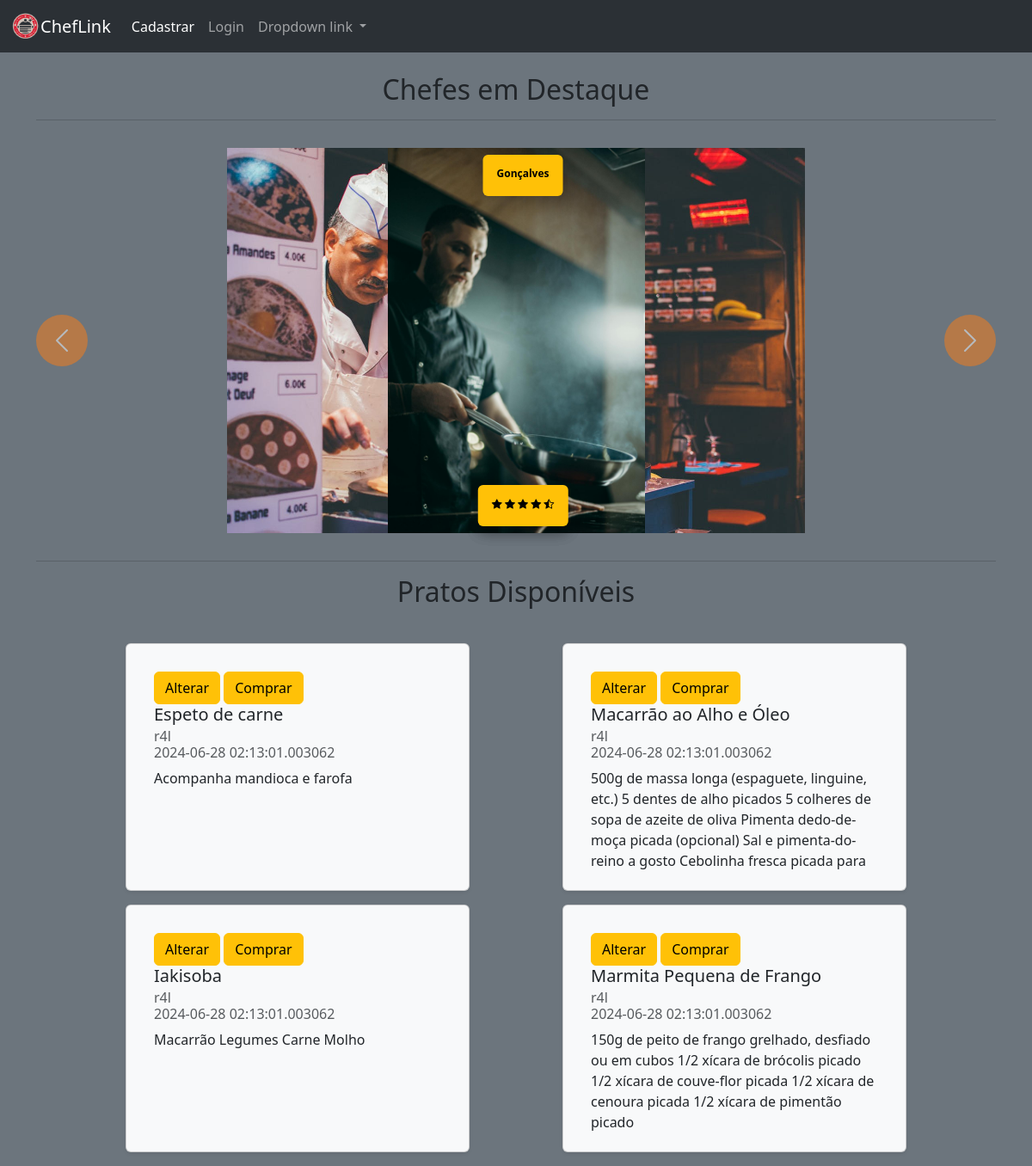
Before: / with the older database file.
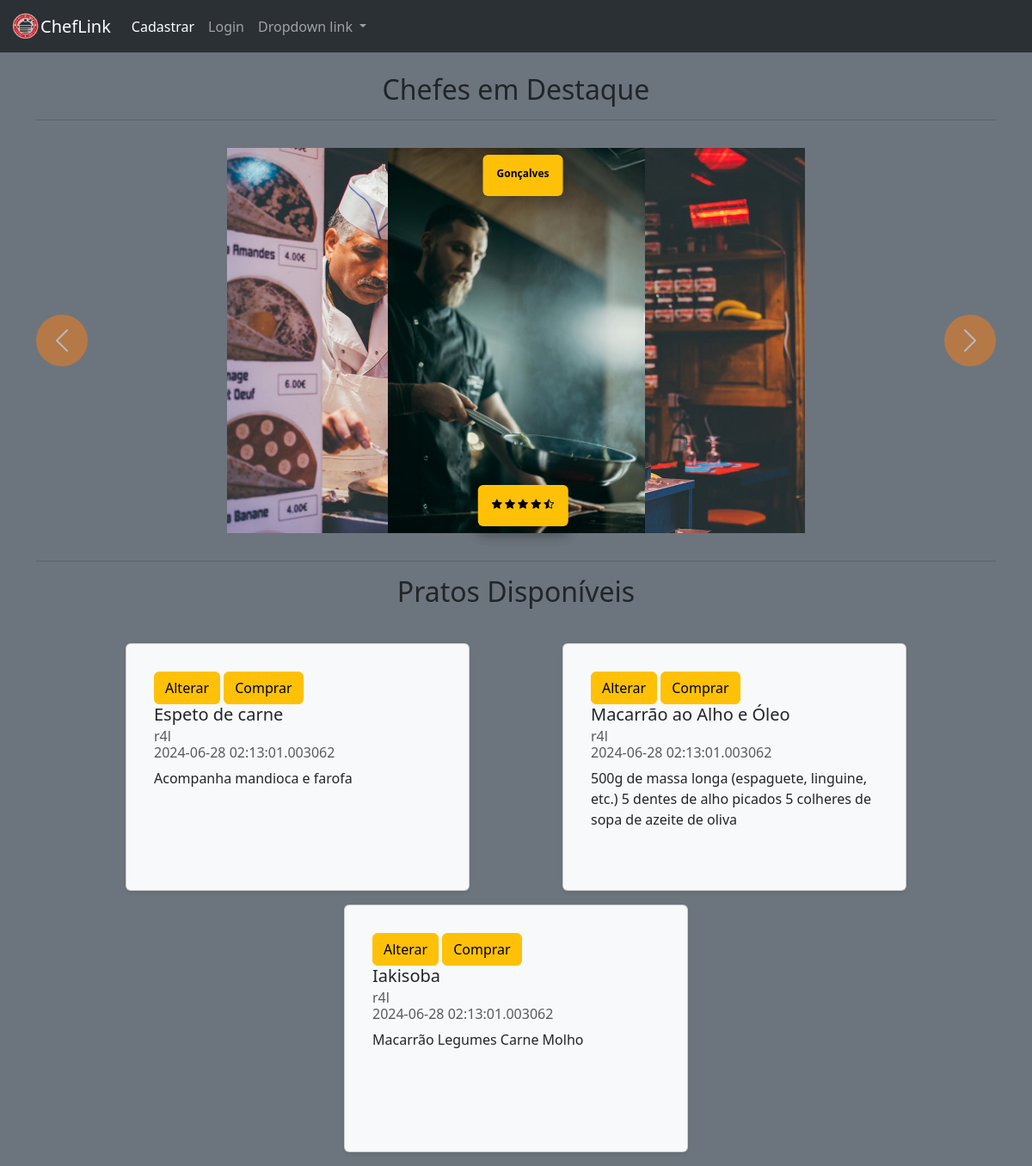
After: the same page with the newer database file.
### models.py (models this page shows)
class UserPostModel(db.Model):
    id = mapped_column(Integer,autoincrement=True,primary_key=True)
    title = mapped_column(String(30),nullable=False)
    author = mapped_column(String(30),nullable=False)
    slug = mapped_column(String(30),nullable=False)
    content = mapped_column(Text,nullable=False)
    date_posted = mapped_column(DateTime,default=datetime.utcnow())

### routes.py (the view)
@app.route('/')
def index():
    posts = UserPostModel.query.all()
    return render_template('index.html',posts=posts)

### templates/index.html (shortened to what this page needs)
{%extends "base.html"%}
{%block body%}
<br>
<h2 class="text-center">Chefes em Destaque</h2>
<div class="container">
    <hr>
    {%include "components/carrossel.html"%}
    <hr>
</div>
<h2 class="text-center">Pratos Disponíveis</h2>
<div class="container d-flex flex-row mb-3 gap-2 flex-wrap align-items-center">
    <br>
    {%include "components/post.html"%}
</div>
{%endblock%}

### templates/base.html (shortened to what this page needs)
<!DOCTYPE html>
<html lang="pt-br">
<head>
    <link href="https://cdn.jsdelivr.net/npm/bootstrap@5.3.3/dist/css/bootstrap.min.css" rel="stylesheet"
>
    <link rel="stylesheet" href="https://cdn.jsdelivr.net/npm/bootstrap-icons@1.11.3/font/bootstrap-icons.min.css">
</head>
<body class="bg-secondary">
    {%include "components/navbar.html"%}
    {%block body%} {%endblock%}
</body>
</html>

### templates/components/navbar.html (shortened to what this page needs)
<nav class="navbar navbar-expand-lg bg-body-tertiary" data-bs-theme="dark">
    <div class="container-fluid">
        <a class="navbar-brand d-flex align-items-center" href="{{url_for('index')}}">
            <img src="{{url_for('static',filename='images/logo_192.png')}}" alt="Logo" width="35" height="35"
                class="d-inline-block align-text-top">
            ChefLink
        </a>
        <div class="collapse navbar-collapse" id="navbarNavDropdown">
            <ul class="navbar-nav">
                {%if not current_user.is_authenticated%}
                <li class="nav-item">
                    <a class="nav-link active" aria-current="page" href="{{url_for('add_user')}}">Cadastrar</a>
                </li>
                <li class="nav-item">
                    <a class="nav-link" href="{{url_for('login')}}">Login</a>
                </li>
                {%endif%}
                <li class="nav-item dropdown">
                    <a class="nav-link dropdown-toggle" href="#" role="button" data-bs-toggle="dropdown"
                        aria-expanded="false">
                        Dropdown link
                    </a>
                </li>
            </ul>
        </div>
    </div>
</nav>

### templates/components/carrossel.html (shortened to what this page needs)
<div id="carouselExampleAutoplaying" class="carousel slide d-flex" data-bs-ride="carousel">
    <div class="carousel-inner position-relative p-3 rounded-3" style="height: 30em;">
        <div class="carousel-item h-100 active " data-bs-interval="3000" style="background-image: url(../static/temp/chefe_01.jpg ); background-size: contain; background-repeat: no-repeat; background-position: center;">
            <div class="badge text-bg-warning text-wrap shadow p-3 m-2 rounded position-absolute top-0 start-50 translate-middle-x" style=" height: 3rem;">
            </div>
            <div class="badge text-bg-warning text-wrap shadow p-3 m-2 rounded position-absolute bottom-0 start-50 translate-middle-x" style=" height: 3rem;">
                <span class="rating">
                </span>
            </div>
        </div>
        <div class="carousel-item h-100 active " data-bs-interval="3000" style="background-image: url(../static/temp/chefe_02.jpg ); background-size: contain; background-repeat: no-repeat; background-position: center;">
            <div class="badge text-bg-warning text-wrap shadow p-3 m-2 rounded position-absolute top-0 start-50 translate-middle-x" style=" height: 3rem;">
            </div>
            <div class="badge text-bg-warning text-wrap shadow p-3 m-2 rounded position-absolute bottom-0 start-50 translate-middle-x" style=" height: 3rem;">
                <span class="rating">
                </span>
            </div>
        </div>
        <div class="carousel-item h-100 active " data-bs-interval="3000" style="background-image: url(../static/temp/chefe_03.jpg ); background-size: contain; background-repeat: no-repeat; background-position: center;">
            <div class="badge text-bg-warning text-wrap shadow p-3 m-2 rounded position-absolute top-0 start-50 translate-middle-x" style=" height: 3rem;">
                Gonçalves
            </div>
            <div class="badge text-bg-warning text-wrap shadow p-3 m-2 rounded position-absolute bottom-0 start-50 translate-middle-x" style=" height: 3rem;">
                <span class="rating">
                    <i class="bi bi-star-fill"></i>
                    <i class="bi bi-star-fill"></i>
                    <i class="bi bi-star-fill"></i>
                    <i class="bi bi-star-fill"></i>
                    <i class="bi bi-star-half"></i>
                </span>
            </div>
        </div>
    </div>
    <button class="carousel-control-prev rounded-circle align-self-center" type="button" data-bs-target="#carouselExampleAutoplaying" style="background-color: #fd7e14; width: 60px; height: 60px; ";
        data-bs-slide="prev">
        <span class="carousel-control-prev-icon " aria-hidden="true" "></span>
    </button>
    <button class="carousel-control-next rounded-circle align-self-center" type="button" data-bs-target="#carouselExampleAutoplaying" style="background-color: #fd7e14; width: 60px; height: 60px; "
        data-bs-slide="next">
        <span class="carousel-control-next-icon" aria-hidden="true"></span>
    </button>
</div>

### templates/components/post.html
{%if posts%}
<div class="container d-flex  flex-wrap gap-3 justify-content-evenly">
{%for post in posts%}
<div class="card shadow-sm p-3 bg-body-tertiary rounded" style="width: 25rem; height: 18rem;">
    <div class="card-body " style="overflow: hidden;">
        <a href="{{url_for('alter_post',id=post.id)}}" class="btn btn-warning">Alterar</a>
        <a href="#" class="btn btn-warning">Comprar</a>
        <h5 class="card-title">{{post.title}}</h5>
        <h6 class="card-subtitle mb-2 text-body-secondary">{{post.author}} <br>
            {{post.date_posted}}</h6>
        <p class="card-text" style="text-overflow: ellipsis;">{{post.content}}</p>
    </div>
</div>
{%endfor%}
</div>
{%else%}
<p>Não há postagens</p>
{%endif%}

Changed rows visible on the page:
removed UserPostModel: title "Marmita Pequena de Frango", author "r4l", date_posted "2024-06-28 02:13:01.003062", content "150g de peito de frango grelhado, desfiado ou em cubos 1/2 xícara de brócolis picado 1/2 xícara de couve-flor picada 1/2 xícara de cenoura picada 1/2 xícara de pimentão picado"
changed UserPostModel "Macarrão ao Alho e Óleo": content "…de azeite de oliva Pimenta dedo-de-moça picada (opcional) Sal e pimenta-do-reino a gosto Cebolinha fresca picada para…" → "500g de massa longa (espaguete, linguine, etc.) 5 dentes de alho picados 5 colheres de sopa de azeite de oliva"
